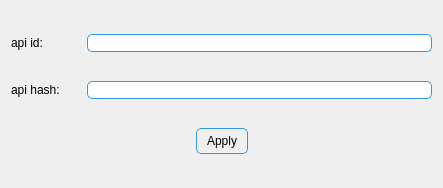
<?xml version="1.0" encoding="UTF-8"?>
<ui version="4.0">
 <class>Form</class>
 <widget class="QWidget" name="Form">
  <property name="geometry">
   <rect>
    <x>0</x>
    <y>0</y>
    <width>443</width>
    <height>188</height>
   </rect>
  </property>
  <property name="windowTitle">
   <string>Form</string>
  </property>
  <property name="styleSheet">
   <string notr="true">QLineEdit{
    background-color: white;
    border: 1px solid #3498db;
    border-radius: 5px;
}

QPushButton{
    border: 1px solid #3498db;
    border-radius: 5px;
	padding-top: 5px;
	padding-bottom: 5px; 
    padding-left: 10px; 
	padding-right: 10px; 
}

QPushButton::hover{
	background-color:rgb(153, 193, 241)
}</string>
  </property>
  <layout class="QVBoxLayout" name="verticalLayout">
   <item>
    <layout class="QHBoxLayout" name="horizontalLayout">
     <property name="sizeConstraint">
      <enum>QLayout::SizeConstraint::SetDefaultConstraint</enum>
     </property>
     <item>
      <widget class="QLabel" name="label">
       <property name="sizePolicy">
        <sizepolicy hsizetype="Fixed" vsizetype="Preferred">
         <horstretch>0</horstretch>
         <verstretch>0</verstretch>
        </sizepolicy>
       </property>
       <property name="minimumSize">
        <size>
         <width>70</width>
         <height>0</height>
        </size>
       </property>
       <property name="text">
        <string>api id:</string>
       </property>
      </widget>
     </item>
     <item>
      <widget class="QLineEdit" name="idInput"/>
     </item>
    </layout>
   </item>
   <item>
    <layout class="QHBoxLayout" name="horizontalLayout_2">
     <item>
      <widget class="QLabel" name="label_2">
       <property name="sizePolicy">
        <sizepolicy hsizetype="Fixed" vsizetype="Preferred">
         <horstretch>0</horstretch>
         <verstretch>0</verstretch>
        </sizepolicy>
       </property>
       <property name="minimumSize">
        <size>
         <width>70</width>
         <height>0</height>
        </size>
       </property>
       <property name="text">
        <string>api hash:</string>
       </property>
      </widget>
     </item>
     <item>
      <widget class="QLineEdit" name="hashInput"/>
     </item>
    </layout>
   </item>
   <item>
    <layout class="QHBoxLayout" name="horizontalLayout_3">
     <item>
      <spacer name="horizontalSpacer">
       <property name="orientation">
        <enum>Qt::Orientation::Horizontal</enum>
       </property>
       <property name="sizeHint" stdset="0">
        <size>
         <width>40</width>
         <height>20</height>
        </size>
       </property>
      </spacer>
     </item>
     <item>
      <widget class="QPushButton" name="applyBtn">
       <property name="text">
        <string>Apply</string>
       </property>
      </widget>
     </item>
     <item>
      <spacer name="horizontalSpacer_2">
       <property name="orientation">
        <enum>Qt::Orientation::Horizontal</enum>
       </property>
       <property name="sizeHint" stdset="0">
        <size>
         <width>40</width>
         <height>20</height>
        </size>
       </property>
      </spacer>
     </item>
    </layout>
   </item>
  </layout>
 </widget>
 <resources/>
 <connections/>
</ui>
